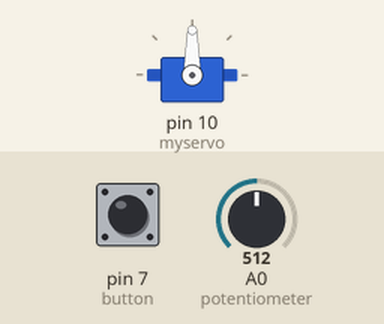
This sketch was run on a simulated Arduino Uno, built with avr-gcc and run on an emulated ATmega328P. On the bench: servo. Inputs (shaded band) come from the test bench; at power-on: pin 7 (button) HIGH, A0 (potentiometer) = 512. What the sketch prints to the serial monitor is not drawn.

Above: at 1.2 s.
1.3 s: pin 7 (button) pulled LOW for 0.15 s
At 1.9 s:
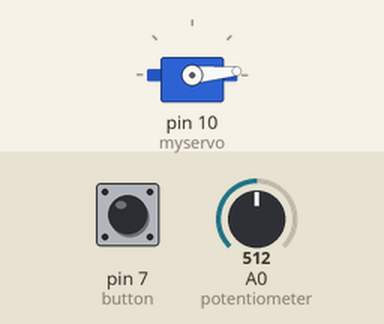
2.9 s: A0 (potentiometer) set to 431
4.4 s: A0 (potentiometer) set to 406
Timing chart, 0 to 7.4 s (numbered marks = the images above; inputs shaded):
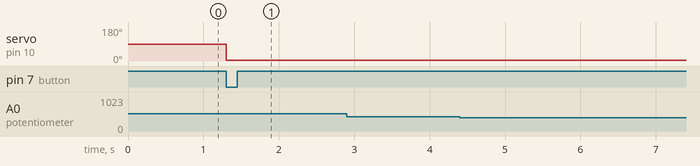

Measured:
- after the input at 1.3 s, servo on pin 10 (myservo): 90° → 5° at once
- after the input at 2.9 s, every drawn part: stays the same
- after the input at 4.4 s, every drawn part: stays the same

The sketch:

servoKob.ino
```cpp
#include <Servo.h>

Servo myservo;  // create servo object to control a servo

int button = 7;
int val;    // variable to read the value from the analog pin

void setup() {
    Serial.begin(9600);
  myservo.attach(10);  // attaches the servo on pin 9 to the servo object
   pinMode(button, INPUT);
   digitalWrite(button, HIGH);
}

void loop() {
  val = analogRead(A0);            // reads the value of the potentiometer (value between 0 and 1023)
                  //  the servo position according to the scaled value
  //Serial.print(val);
  //Serial.print( "        " );
  delay(15);   // waits for the servo to get there

if(val>=78&&val<=140){

 Serial.print( "1" );

}

if(val>=141&&val<=280){

 Serial.print( "2" );

}

if(val>=281&&val<=422){

 Serial.print( "3" );

}


if (digitalRead(button)==LOW){
  myservo.attach(10);
myservo.write(5);
}else{

  myservo.detach();
}


}
```
